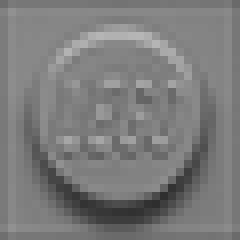
#> input picture 1x1.png, 30 x 30 px (shown 8 times larger)
$ python legocode.py
#> lines starting #> are read from the running program, lines starting #| are printed output that depends on the picture
import cv2
import numpy  as np

lego_brick = cv2.imread("1x1.png")
#> lego_brick is the input picture: shape (30, 30, 3); min 47, max 182, mean 123.3
size = 15
lego_brick = cv2.resize(lego_brick, (size,size)).astype(np.int64)

image = cv2.imread("input.jpg")
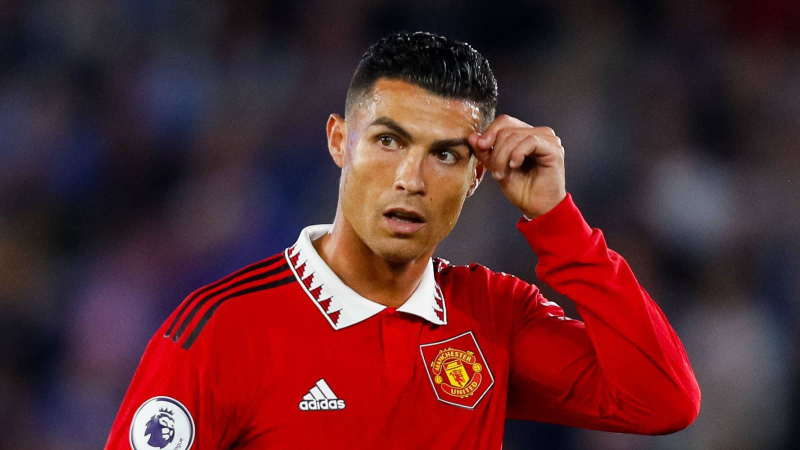
#> input picture input.jpg, 1600 x 900 px (shown at 1/2 size)
#> image is the input picture: shape (900, 1600, 3); mean B, G, R 46.4, 41.6, 89.5
image = cv2.resize(image, (image.shape[1] // size * size, image.shape[0] // size * size))
#> image: shape (900, 1590, 3)
height, width , channels = image.shape
#> height = 900; width = 1590; channels = 3
for i in range(width // size):
    for j in range(height // size):
        cell = image[j * size: (j + 1) * size, i * size : (i + 1) * size, : ]
        avg_color= np.mean(cell, axis=(0,1))
        image[j * size: (j + 1) * size, i * size: (i + 1) * size, :] = np.clip(avg_color + lego_brick, 0 , 255 )
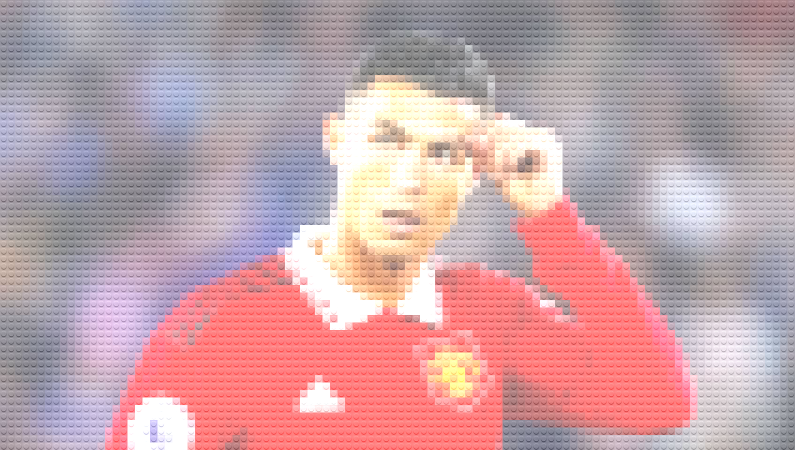
#> image: shape (900, 1590, 3) (shown at 1/2 size); mean B, G, R 167.7, 162.4, 197.2
cv2.imwrite("output.jpg", image)
